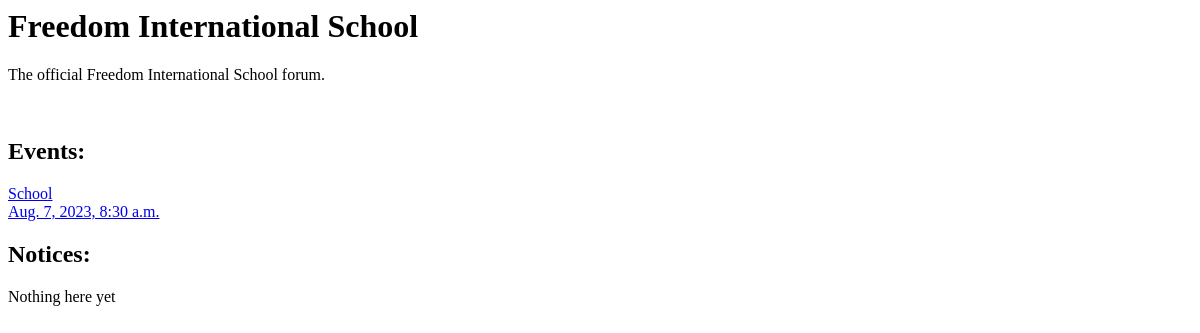
/forums/1, run on an earlier commit of the app's database.
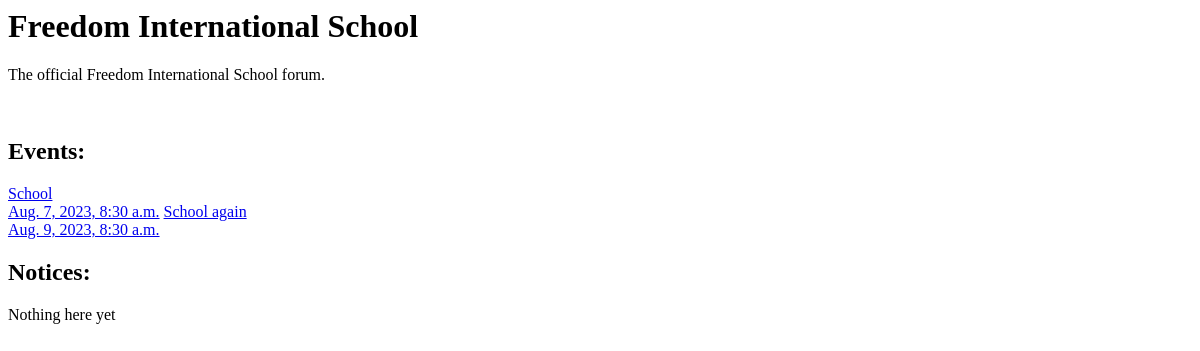
And on a later commit of the database.
### forums/models.py (models this page shows, shortened)
class Events(models.Model):
    forum = models.ManyToManyField(Forum,related_name='events')
    title = models.CharField(max_length=150)
    about = models.TextField()
    date = models.DateTimeField()
    is_public = models.BooleanField(default=False)
    users_added = models.ManyToManyField(CustomUser,blank=True,related_name='events_added')

### forums/views.py (the view)
# urls.py: path('forums/<int:forum_id>',views.forum,name='forum'),
def forum(request,forum_id):
    forum = Forum.objects.get(id=forum_id)
    events = Events.objects.filter(forum__id = forum_id)
    notices = Notices.objects.filter(forum__id=forum_id)
    context = {'forum':forum,'events':events,'notices':notices,}
    return render(request,'forum.html',context)

### templates/forum.html (shortened to what this page needs)
<h1>{{forum.name}}</h1>
<p>{{forum.about}}</p>
<h2>Events:</h2>
{% for event in events %}
    <a href="{% url 'forums:event' event.id %}">{{event.title}}<br>{{event.date}}</a>
{% endfor %}
<h2>Notices:</h2>
{% for notice in notices %}
    <p>{{notice.title}}</p>
{% empty %}
    <p>Nothing here yet</p>
{% endfor %}

What changed in the data, as far as the page shows it:
added Events: title "School again", date "Aug. 9, 2023, 8:30 a.m."
